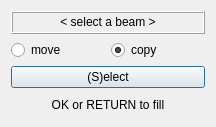
<?xml version="1.0" encoding="UTF-8"?>
<ui version="4.0">
 <class>Dialog</class>
 <widget class="QDialog" name="Dialog">
  <property name="geometry">
   <rect>
    <x>0</x>
    <y>0</y>
    <width>216</width>
    <height>127</height>
   </rect>
  </property>
  <property name="baseSize">
   <size>
    <width>200</width>
    <height>300</height>
   </size>
  </property>
  <property name="windowTitle">
   <string>Fill frame</string>
  </property>
  <property name="sizeGripEnabled">
   <bool>false</bool>
  </property>
  <layout class="QGridLayout" name="gridLayout">
   <item row="1" column="0">
    <widget class="QRadioButton" name="radio1">
     <property name="focusPolicy">
      <enum>Qt::StrongFocus</enum>
     </property>
     <property name="contextMenuPolicy">
      <enum>Qt::ActionsContextMenu</enum>
     </property>
     <property name="text">
      <string>move</string>
     </property>
     <property name="checked">
      <bool>false</bool>
     </property>
    </widget>
   </item>
   <item row="3" column="0" colspan="2">
    <widget class="QPushButton" name="btn1">
     <property name="text">
      <string>(S)elect</string>
     </property>
    </widget>
   </item>
   <item row="0" column="0" colspan="2">
    <widget class="QLabel" name="label">
     <property name="frameShape">
      <enum>QFrame::Box</enum>
     </property>
     <property name="frameShadow">
      <enum>QFrame::Raised</enum>
     </property>
     <property name="text">
      <string>&lt; select a beam &gt;</string>
     </property>
     <property name="alignment">
      <set>Qt::AlignCenter</set>
     </property>
    </widget>
   </item>
   <item row="1" column="1">
    <widget class="QRadioButton" name="radio2">
     <property name="text">
      <string>copy</string>
     </property>
     <property name="checked">
      <bool>true</bool>
     </property>
    </widget>
   </item>
   <item row="4" column="0" colspan="2">
    <widget class="QLabel" name="label_2">
     <property name="text">
      <string>OK or RETURN to fill</string>
     </property>
     <property name="alignment">
      <set>Qt::AlignCenter</set>
     </property>
    </widget>
   </item>
  </layout>
 </widget>
 <tabstops>
  <tabstop>btn1</tabstop>
  <tabstop>radio1</tabstop>
  <tabstop>radio2</tabstop>
 </tabstops>
 <resources/>
 <connections/>
</ui>
